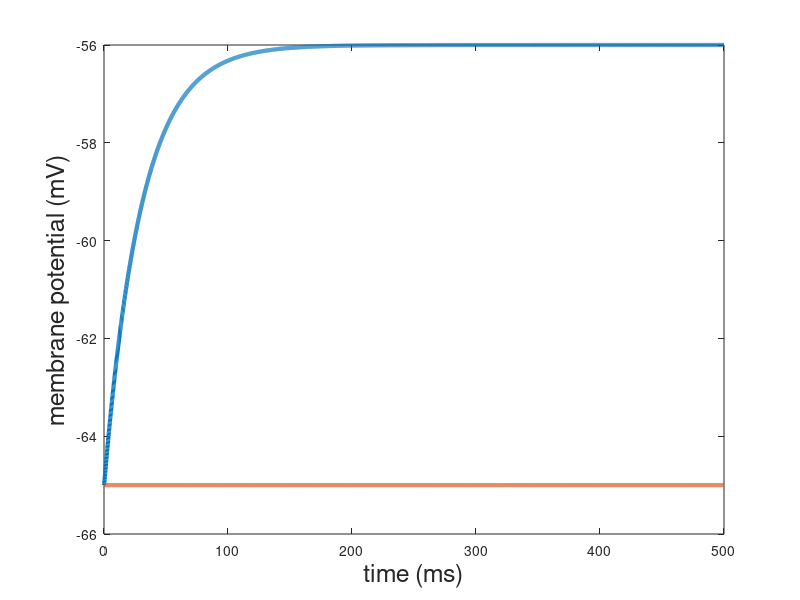

The MATLAB script that drew this image: (Note: this script raises an error after producing the figure.)
%% 1. Writing a MATLAB script
%% I = 0.1 nA

% Define parameters and variables

% Membrane capacitance
C = 1/3; % in units nF ("nanofarad") 

% Membrane resistance
R = 90; % in units of MOhm ("megaohm")

% membrane time constant
tau = R*C; % in units of ms ("milliseconds")

% Tonic current
I = 0.1; % in units of nA ("nanoamperes")
 
 % Rest potential
Vrest = -65; % in units of mV

% Threshold
Vth = -55; % in units of mV

% time-step
dt = 0.1; % in units of ms
 
Tmax = 5000; % max number of timesteps

% Unknowns

 % membrane potential
V = Vrest * ones(1, Tmax);

 % 0 if no spike fired, 1 if spike was fired on that time-step
spks = zeros(1, Tmax); 

% Simulation
for t=1:(Tmax-1)
    V(t+1) = V(t) - (dt/tau)*(V(t)-Vrest) + (I/C)*dt;
    if  V(t+1) >= Vth %check if neuron spiked
        spks(t+1) = 1; %record 1 for time
        V(t+1) = Vrest; %reset membrane potential
    end
end

% Plot the data
time = (1:Tmax) * dt;
figure;
ax =  axes;
plot(ax, time, V, 'LineWidth',3)
hold on; %do not overwrite plot
plot(ax, time, 1.1*(Vth-Vrest)*spks+Vrest, 'LineWidth',3, 'Marker', 'none') %visualize when spikes occur
xlabel('time (ms)', 'FontSize', 18) %label x-axis
ylabel('membrane potential (mV)', 'FontSize',18) %label y-axis
ax.XAxis.FontSize = 18;
ax.YAxis.FontSize = 18;

%% I = 0.3 nA

% Define parameters and variables

% Membrane capacitance
C = 1/3; % in units nF ("nanofarad") 

% Membrane resistance
R = 90; % in units of MOhm ("megaohm")

% membrane time constant
tau = R*C; % in units of ms ("milliseconds")

% Tonic current
I = 0.3; % in units of nA ("nanoamperes")
 
 % Rest potential
Vrest = -65; % in units of mV

% Threshold
Vth = -55; % in units of mV

% time-step
dt = 0.1; % in units of ms
 
Tmax = 5000; % max number of timesteps

% Unknowns

 % membrane potential
V = Vrest * ones(1, Tmax);

 % 0 if no spike fired, 1 if spike was fired on that time-step
spks = zeros(1, Tmax); 

% Simulation
for t=1:(Tmax-1)
    V(t+1) = V(t) - (dt/tau)*(V(t)-Vrest) + (I/C)*dt;
    if  V(t+1) >= Vth %check if neuron spiked
        spks(t+1) = 1; %record 1 for time
        V(t+1) = Vrest; %reset membrane potential
    end
end

% Plot the data
time = (1:Tmax) * dt;
figure;
ax =  axes;
plot(ax, time, V, 'LineWidth',3)
hold on; %do not overwrite plot
plot(ax, time, 1.1*(Vth-Vrest)*spks+Vrest, 'LineWidth',3, 'Marker', 'none') %visualize when spikes occur
xlabel('time (ms)', 'FontSize', 18) %label x-axis
ylabel('membrane potential (mV)', 'FontSize',18) %label y-axis
ax.XAxis.FontSize = 18;
ax.YAxis.FontSize = 18;

%% There is no spiking activity for I = 0.1 nA, because this amount of external current was not enough to counteract the leak of ions out of the neuron and reach the threshold membrane potential. It can be hypothesized that the membrane resistance was too small of a value, meaning there were too many open channels for leakage of ions out of the neuron. Since the membrane was not sufficiently depolarized, no action potential fired.
